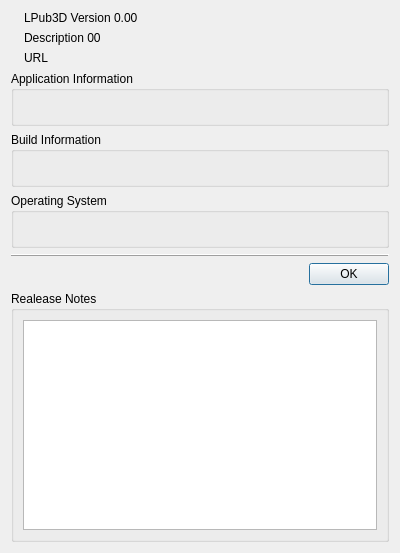
<?xml version="1.0" encoding="UTF-8"?>
<ui version="4.0">
 <class>AboutDialog</class>
 <widget class="QDialog" name="AboutDialog">
  <property name="geometry">
   <rect>
    <x>0</x>
    <y>0</y>
    <width>400</width>
    <height>553</height>
   </rect>
  </property>
  <property name="minimumSize">
   <size>
    <width>40</width>
    <height>20</height>
   </size>
  </property>
  <property name="windowTitle">
   <string>About LPub3D</string>
  </property>
  <property name="sizeGripEnabled">
   <bool>false</bool>
  </property>
  <layout class="QVBoxLayout" name="verticalLayout">
   <item>
    <layout class="QVBoxLayout" name="verticalLayout_3">
     <item>
      <layout class="QHBoxLayout" name="horizontalLayout" stretch="0,1">
       <item>
        <widget class="QLabel" name="label">
         <property name="text">
          <string/>
         </property>
         <property name="pixmap">
          <pixmap resource="lpub3d.qrc">:/resources/LPub64.png</pixmap>
         </property>
         <property name="alignment">
          <set>Qt::AlignmentFlag::AlignCenter</set>
         </property>
         <property name="margin">
          <number>5</number>
         </property>
        </widget>
       </item>
       <item>
        <layout class="QVBoxLayout" name="verticalLayout_2">
         <item>
          <widget class="QLabel" name="version">
           <property name="text">
            <string>LPub3D Version 0.00</string>
           </property>
          </widget>
         </item>
         <item>
          <widget class="QLabel" name="description">
           <property name="text">
            <string>Description 00</string>
           </property>
           <property name="wordWrap">
            <bool>true</bool>
           </property>
          </widget>
         </item>
         <item>
          <widget class="QLabel" name="url">
           <property name="text">
            <string>URL</string>
           </property>
           <property name="openExternalLinks">
            <bool>true</bool>
           </property>
          </widget>
         </item>
        </layout>
       </item>
      </layout>
     </item>
    </layout>
   </item>
   <item>
    <widget class="QGroupBox" name="appGroupBox">
     <property name="title">
      <string>Application Information</string>
     </property>
     <property name="flat">
      <bool>false</bool>
     </property>
     <layout class="QVBoxLayout" name="verticalLayout_4">
      <item>
       <widget class="QLabel" name="AppInfo">
        <property name="text">
         <string/>
        </property>
        <property name="textInteractionFlags">
         <set>Qt::TextInteractionFlag::LinksAccessibleByMouse|Qt::TextInteractionFlag::TextSelectableByMouse</set>
        </property>
       </widget>
      </item>
     </layout>
    </widget>
   </item>
   <item>
    <widget class="QGroupBox" name="buildGroupBox">
     <property name="title">
      <string>Build Information</string>
     </property>
     <layout class="QHBoxLayout" name="horizontalLayout_2">
      <item>
       <widget class="QLabel" name="BuildInfo">
        <property name="text">
         <string/>
        </property>
       </widget>
      </item>
     </layout>
    </widget>
   </item>
   <item>
    <widget class="QGroupBox" name="SysGroupBox">
     <property name="title">
      <string>Operating System</string>
     </property>
     <layout class="QHBoxLayout" name="horizontalLayout_3">
      <item>
       <widget class="QLabel" name="OsInfo">
        <property name="text">
         <string/>
        </property>
       </widget>
      </item>
     </layout>
    </widget>
   </item>
   <item>
    <widget class="QFrame" name="frame">
     <property name="frameShape">
      <enum>QFrame::Shape::HLine</enum>
     </property>
     <property name="frameShadow">
      <enum>QFrame::Shadow::Raised</enum>
     </property>
    </widget>
   </item>
   <item>
    <widget class="QDialogButtonBox" name="buttonBox">
     <property name="orientation">
      <enum>Qt::Orientation::Horizontal</enum>
     </property>
     <property name="standardButtons">
      <set>QDialogButtonBox::StandardButton::Ok</set>
     </property>
    </widget>
   </item>
   <item>
    <widget class="QGroupBox" name="contentGroupBox">
     <property name="sizePolicy">
      <sizepolicy hsizetype="MinimumExpanding" vsizetype="MinimumExpanding">
       <horstretch>0</horstretch>
       <verstretch>0</verstretch>
      </sizepolicy>
     </property>
     <property name="title">
      <string>Realease Notes</string>
     </property>
     <layout class="QVBoxLayout" name="verticalLayout_5">
      <item>
       <widget class="QTextBrowser" name="contentEdit">
        <property name="sizePolicy">
         <sizepolicy hsizetype="MinimumExpanding" vsizetype="MinimumExpanding">
          <horstretch>0</horstretch>
          <verstretch>0</verstretch>
         </sizepolicy>
        </property>
        <property name="baseSize">
         <size>
          <width>0</width>
          <height>0</height>
         </size>
        </property>
        <property name="acceptDrops">
         <bool>false</bool>
        </property>
       </widget>
      </item>
     </layout>
    </widget>
   </item>
  </layout>
 </widget>
 <resources>
  <include location="lpub3d.qrc"/>
  <include location="lpub3d.qrc"/>
 </resources>
 <connections>
  <connection>
   <sender>buttonBox</sender>
   <signal>accepted()</signal>
   <receiver>AboutDialog</receiver>
   <slot>accept()</slot>
   <hints>
    <hint type="sourcelabel">
     <x>259</x>
     <y>368</y>
    </hint>
    <hint type="destinationlabel">
     <x>157</x>
     <y>274</y>
    </hint>
   </hints>
  </connection>
  <connection>
   <sender>buttonBox</sender>
   <signal>rejected()</signal>
   <receiver>AboutDialog</receiver>
   <slot>reject()</slot>
   <hints>
    <hint type="sourcelabel">
     <x>327</x>
     <y>368</y>
    </hint>
    <hint type="destinationlabel">
     <x>286</x>
     <y>274</y>
    </hint>
   </hints>
  </connection>
 </connections>
</ui>
